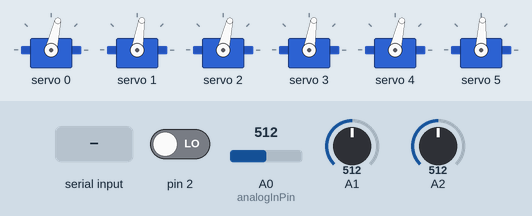
Bench run of a sketch on a simulated Arduino Uno, built with avr-gcc and run on an emulated ATmega328P. Parts: 6 × servo. Inputs (shaded band) come from the test bench; at power-on: A0 (analogInPin) = 512, A1 = 512, A2 = 512, pin 2 LOW. What the sketch prints to the serial monitor is not drawn.

Above: at 1.2 s.
1.3 s: "b\n" received over Serial
At 2.3 s:
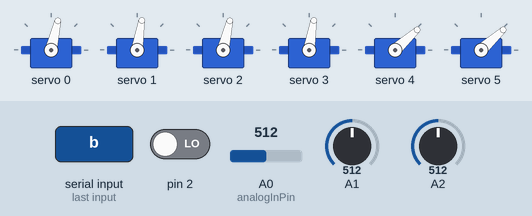
4.3 s: A0 (analogInPin) set to 716
At 6.8 s:
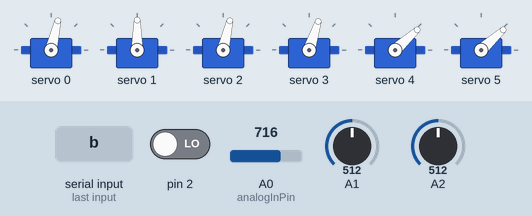
7.3 s: A1 set to 716
At 9.5 s:
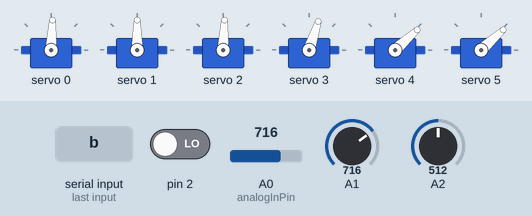
10.3 s: A2 set to 716
13.3 s: "ex\n" received over Serial
At 13.8 s:
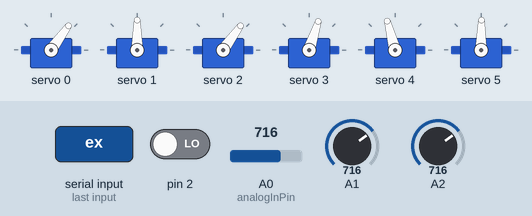
14.9 s: pin 2 driven HIGH
At 16.2 s:
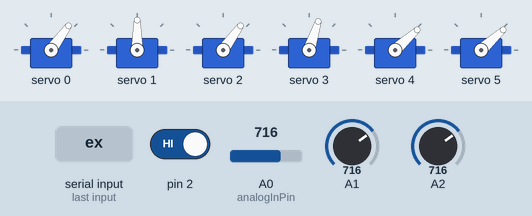
Timing chart, 0 to 17.4 s (numbered marks = the images above; inputs shaded):
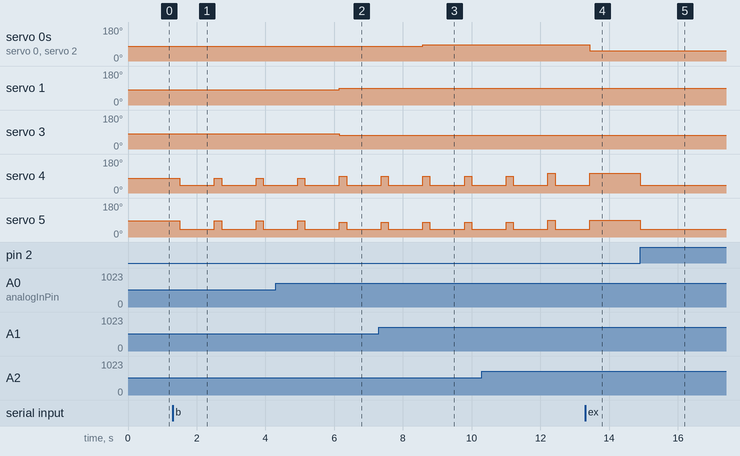

Measured:
- after the input at 1.3 s, servo 4: alternates 77° for 0.21 s and 42° for 1.0 s, starting after 0.21 s; servo 5: alternates 87° for 0.21 s and 42° for 1.0 s, starting after 0.21 s
- after the input at 4.3 s, servo 1: 81° → 90° after 1.9 s; servo 3: 81° → 72° after 1.9 s
- after the input at 7.3 s, servo 0, servo 2: 77° → 87° after 1.3 s
- after the input at 13.3 s, servo 0, servo 2: 87° → 54° after 0.14 s; servo 4: goes on until 13.4 s, then stays 105°; servo 5: goes on until 13.4 s, then stays 89°
- after the input at 14.9 s, servo 4: 105° → 42° at once; servo 5: 89° → 42° at once

The sketch:

silmat_analogANDdigital.ino
```cpp
#include <Wire.h>
#include <Adafruit_PWMServoDriver.h>


Adafruit_PWMServoDriver pwm = Adafruit_PWMServoDriver();

String command;

#define SERVOMIN  140 // this is the 'minimum' pulse length count (out of 4096)
#define SERVOMAX  520 // this is the 'maximum' pulse length count (out of 4096)

uint8_t servonum = 0;

int xval;
int yval;

int lexpulse;
int rexpulse;

int leypulse;
int reypulse;

int uplidpulse;
int lolidpulse;

int trimval;

const int analogInPin = A0;
int sensorValue = 0;
int outputValue = 0;
int switchval = 0;

void setup() {
  Serial.begin(9600);
  Serial.println("8 channel Servo test!");
  pinMode(analogInPin, INPUT);
  pinMode(2, INPUT);

  pwm.begin();
  pwm.setPWMFreq(60);  // Analog servos run at ~60 Hz updates

  delay(10);
}


void loop() {
  // Serial cmd
  if (Serial.available()) {
    command = Serial.readStringUntil('\n');
  }
  String cmd = command.substring(0,2);

  if(cmd == "ex") { // Eye X
    xval = command.substring(2).toInt();
    // 0-1023 (lepo = 500)
    if(xval < 0) xval = 0;
    if(xval > 1023) xval = 1023;
  } else {
    xval = analogRead(A1);
  }
  if(cmd == "ey") { // Eye Y
    yval = command.substring(2).toInt();
    // 0-1023 (lepo = 500)
    if(yval < 0) yval = 0;
    if(yval > 1023) yval = 1023;
  } else {
    yval = analogRead(A0);
  }
  if(cmd == "li") { // Lids trimval (0-1023 0 = auki, 1023 = kiinni)
    trimval = command.substring(2).toInt();
  } else {
    trimval = analogRead(A2);
  }
  if(cmd == "b") { // Blink
    blink();
  }

  // Eye read
  lexpulse = map(xval, 0,1023, 270, 390);
  rexpulse = lexpulse;

  switchval = digitalRead(2); // blink

  leypulse = map(yval, 0,1023, 280, 400);
  reypulse = map(yval, 0,1023, 400, 280);

  trimval=map(trimval, 320, 580, -40, 40);
    uplidpulse = map(yval, 0, 1023, 280, 420);
      uplidpulse += (trimval-40);
        uplidpulse = constrain(uplidpulse, 280, 400);
    lolidpulse = map(yval, 0, 1023, 410, 280);
      lolidpulse += (trimval/2);
        lolidpulse = constrain(lolidpulse, 280, 400);

      pwm.setPWM(0, 0, lexpulse);
      pwm.setPWM(1, 0, leypulse);
      pwm.setPWM(2, 0, rexpulse);
      pwm.setPWM(3, 0, reypulse);

      // Analog blink
      if (switchval == HIGH) {
      pwm.setPWM(4, 0, 240);
      pwm.setPWM(5, 0, 240);
      }
      else if (switchval == LOW) {
      pwm.setPWM(4, 0, uplidpulse);
      pwm.setPWM(5, 0, lolidpulse);
      }

  delay(5); // default 5ms
}

// Serial cmd blink
void blink() {
  pwm.setPWM(4, 0, uplidpulse);
  pwm.setPWM(5, 0, lolidpulse);
  delay(200);
  pwm.setPWM(4, 0, 240);
  pwm.setPWM(5, 0, 240);
  delay(1000); // set to proper delay after blink recovery
}
```
